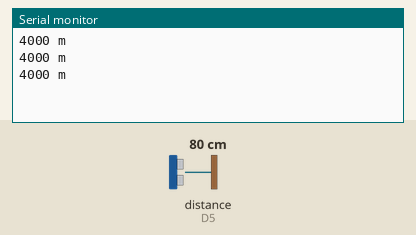
A sketch run on a simulated ESP8266 (NodeMCU). Parts: the last lines printed to the serial monitor. Wiring (inferred from the names in the program): ultrasonic range finder: trigger D7; echo D5. The inputs (shaded band) are chosen by the test bench; at power-on: distance to the obstacle (sensor on D5) 80 cm. The echo pulse lasts 58.3 µs per cm.

Above: at 1.3 s.
1.4 s: distance to the obstacle (sensor on D5) set to 2 cm
At 1.9 s:
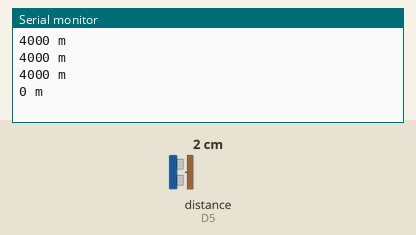
2.9 s: distance to the obstacle (sensor on D5) set to 4 cm
At 3.4 s:
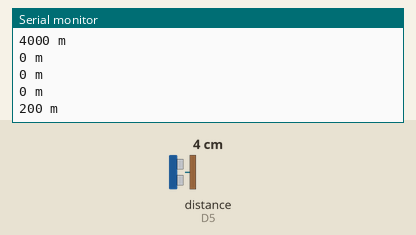
Timing chart, 0 to 5.9 s (numbered marks = the images above; inputs shaded):
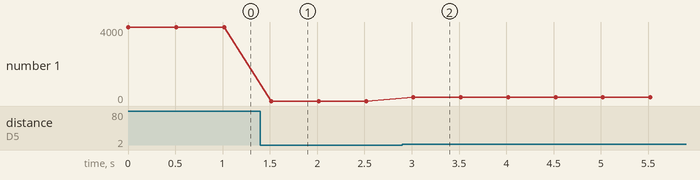

The sketch:

HC-SR04.ino
```cpp
/*
HC-SR04 Ping distance sensor]
VCC to arduino 5v GND to arduino GND
Echo to Arduino pin 13 Trig to Arduino pin 12
Red POS to Arduino pin 11
Green POS to Arduino pin 10
560 ohm resistor to both LED NEG and GRD power rail
More info at: http://goo.gl/kJ8Gl
Original code improvements to the Ping sketch sourced from Trollmaker.com
Some code and wiring inspired by http://en.wikiversity.org/wiki/User:Dstaub/robotcar
*/

#define trigPin D7
#define echoPin D5

void setup() {
  Serial.begin (9600);
  pinMode(trigPin, OUTPUT);
  pinMode(echoPin, INPUT);
}

void loop() {
  long duration, distance;
  digitalWrite(trigPin, LOW);  // Added this line
  delayMicroseconds(2); // Added this line
  digitalWrite(trigPin, HIGH);
//  delayMicroseconds(1000); - Removed this line
  delayMicroseconds(10); // Added this line
  digitalWrite(trigPin, LOW);
  duration = pulseIn(echoPin, HIGH);
  distance = (duration/2) / 29.1;
//  if (distance < 4) {  // This is where the LED On/Off happens
//    digitalWrite(led,HIGH); // When the Red condition is met, the Green LED should turn off
//  digitalWrite(led2,LOW);
//}
//  else {
//    digitalWrite(led,LOW);
//    digitalWrite(led2,HIGH);
//  }
//  if (distance >= 200 || distance <= 0){
//    Serial.println("Out of range");
//  }
//  else {
    Serial.print((distance/2)*100);
    Serial.println(" m");
//  }
  delay(500);
}
```

Measured:
- after the input at 1.4 s, the serial monitor: prints a new line after 0.12 s (image 1)
- after the input at 2.9 s, the serial monitor: prints a new line after 0.12 s (image 2)
- plotted number 1: 4000 → 0 after the input at 1.4 s, 0 → 200 after the input at 2.9 s
